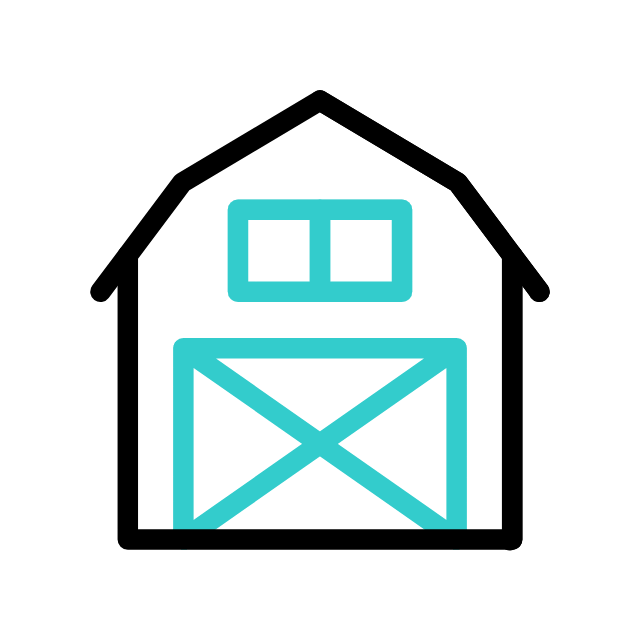
#> input picture images/asp/barn.gif, 640 x 640 px, found by its file name; its folder holds only this picture in this run
$ python main.py
#> lines starting #> are read from the running program, lines starting #| are printed output that depends on the picture
import os

import numpy as np
from PIL import Image

IMG_PATH = '/Users/tincya/Desktop/space-play/expd/images/asp'
IMG_DST_PATH = '/Users/tincya/Desktop/space-play/expd/images/asp_brand'


# [5 lines of commented-out code are left out]

def process_image(src_folder, file_name, dst_folder):
#> called with file_name = 'barn.gif'
    original = Image.open(os.path.join(src_folder, file_name))
#> original is the input picture: PIL image 640x640 P; mean R, G, B, A 217.6, 231, 231, 255

    new_gif = []
    new_gif_duration = []
    for frame_num in range(original.n_frames):
        original.seek(frame_num)

        new_frame = Image.new('RGBA', original.size)
        new_frame.paste(original)

        # [8 lines of commented-out code are left out]
        data = np.array(new_frame)
        r1, g1, b1 = 51, 204, 204  # Original value
        r2, g2, b2, a2 = 148, 101, 41, 255  # Value that we want to replace it with

        red, green, blue, alpha = data[:, :, 0], data[:, :, 1], data[:, :, 2], data[:, :, 3]
        mask = ((red <= r1 + 50) | (r1 <= red + 50)) \
               & ((green - g1 <= 50) | (g1 - green <= 50)) \
               & ((blue <= b1 + 50) | (b1 <= blue + 50))
        data[:, :, :4][mask] = [r2, g2, b2, a2]
        # END

        # new_gif.append(new_frame)
        new_gif.append(Image.fromarray(data))
        new_gif_duration.append(original.info['duration'])
#> this loop made 93 passes
#> pass 1, in process_image, `red, green, blue, alpha = data[:, :, 0], data[:, :, 1], data[:, :, 2],..`:
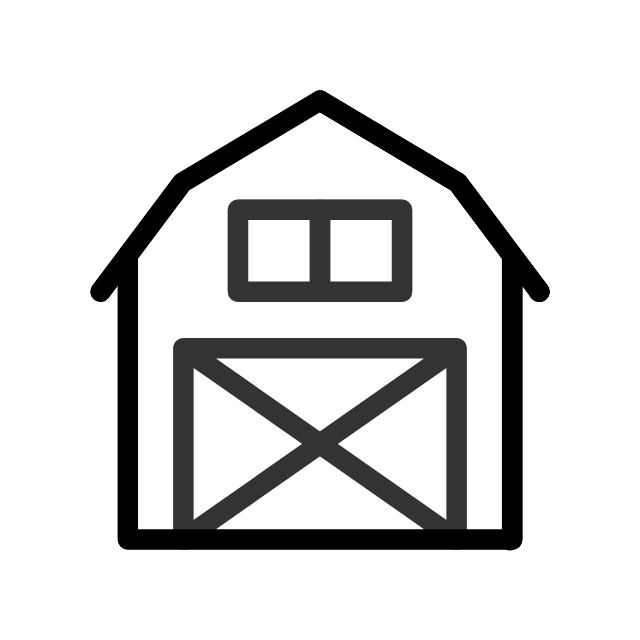
#> red: shape (640, 640); min 0, max 255, mean 217.6
#> pass 1, in process_image, `red, green, blue, alpha = data[:, :, 0], data[:, :, 1], data[:, :, 2],..`:
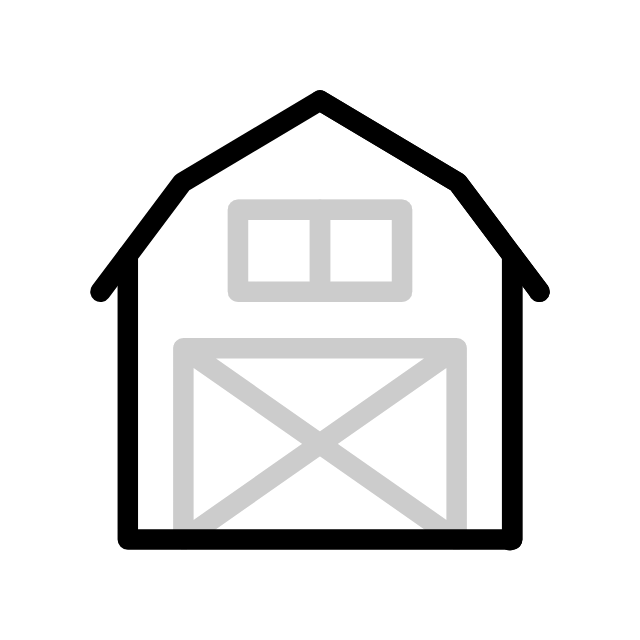
#> green: shape (640, 640); min 0, max 255, mean 231
#> after the loop:
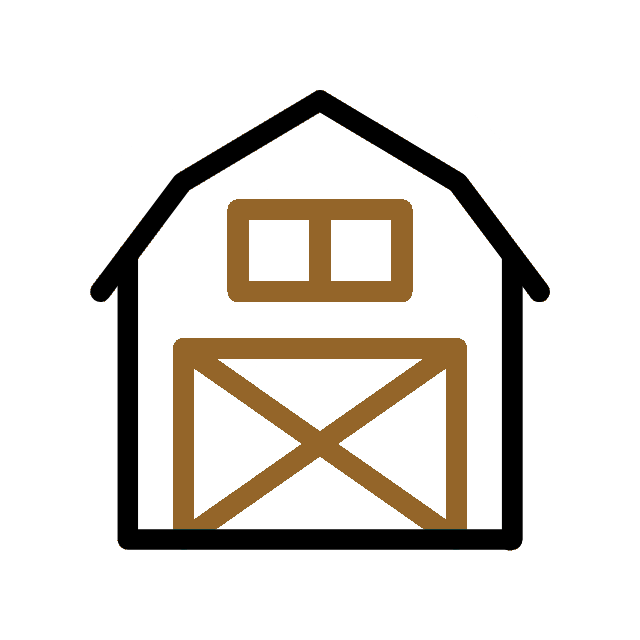
#> data: shape (640, 640, 4); mean R, G, B, A 225.8, 221.6, 216.2, 255
#> after the loop, new_gif = 93 items; new_gif_duration = 93 values from 20 to 560

    new_gif[0].save(
        os.path.join(dst_folder, file_name),
        append_images=new_gif[1:], save_all=True,
        duration=new_gif_duration, loop=0, optimize=False, disposal=original.disposal_method
    )


for fl in os.listdir(IMG_PATH):
    process_image(IMG_PATH, fl, IMG_DST_PATH)

$ run again, on images/asp/vegan.gif
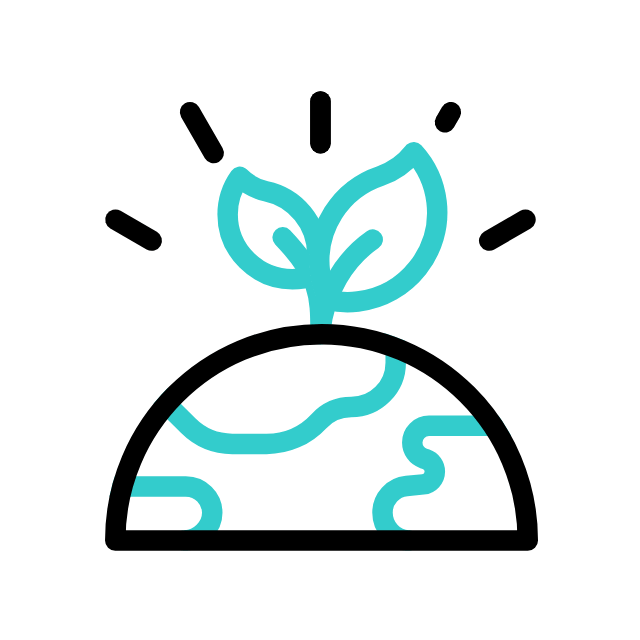
#> input picture images/asp/vegan.gif, 640 x 640 px, found by its file name
#> in process_image, original is the input picture: PIL image 640x640 P; mean R, G, B 223.8, 234.5, 234.5
#> the loop in process_image, `for frame_num in range(original.n_frames):` made 114 passes
#> pass 1, in process_image, `red, green, blue, alpha = data[:, :, 0], data[:, :, 1], data[:, :, 2],..`:
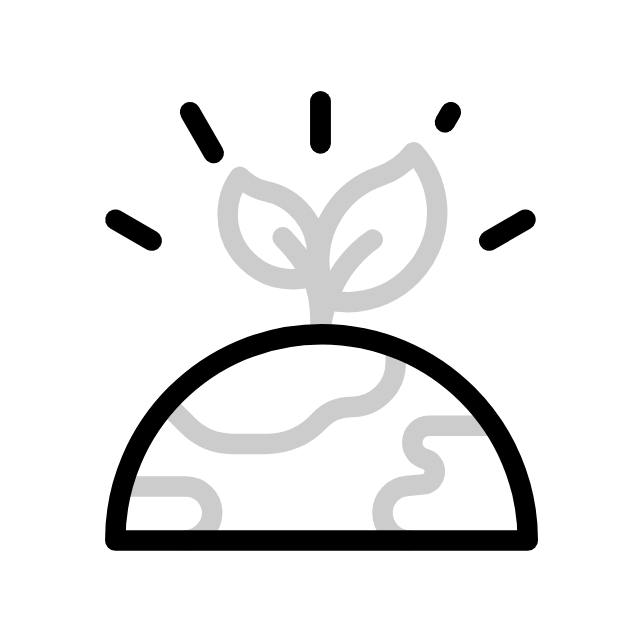
#> green: shape (640, 640); min 0, max 255, mean 234.5
#> after the loop in process_image, `for frame_num in range(original.n_frames):`:
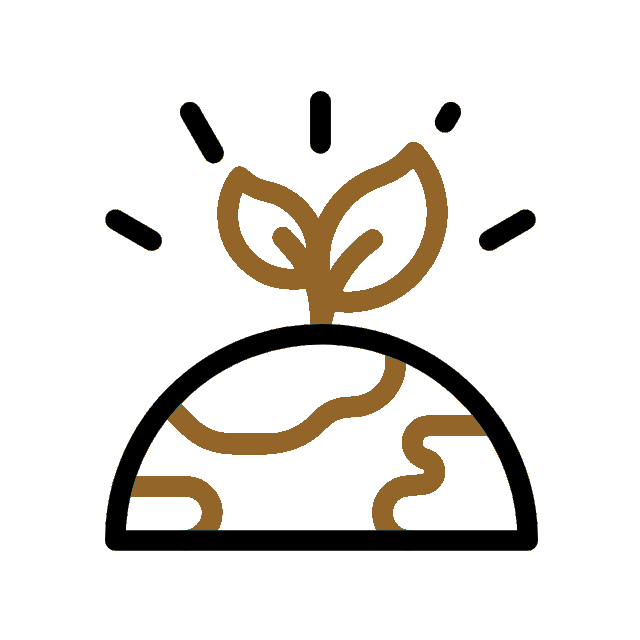
#> data: shape (640, 640, 4); mean R, G, B, A 230.4, 227, 222.6, 255
#> after the loop in process_image, `for frame_num in range(original.n_frames):`: new_gif = 114 items; new_gif_duration = 114 values from 20 to 140

$ run again, on images/asp/boat.gif
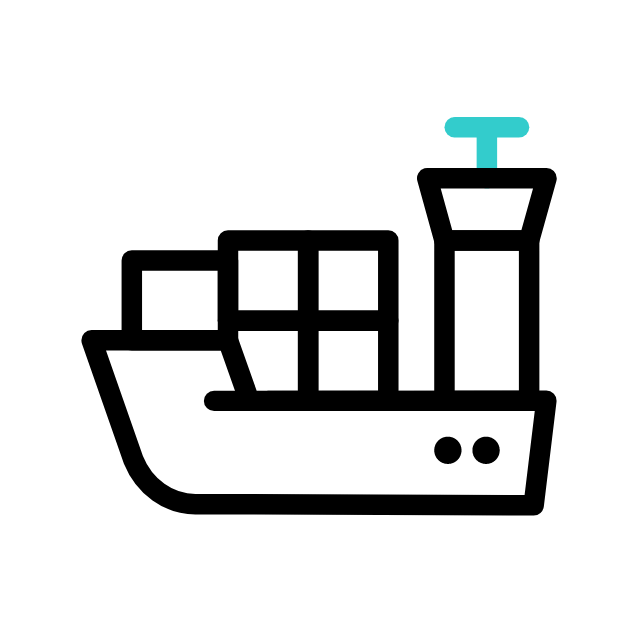
#> input picture images/asp/boat.gif, 640 x 640 px, found by its file name
#> in process_image, original is the input picture: PIL image 640x640 P; mean R, G, B, A 219.9, 220.8, 220.8, 255
#> after the loop in process_image, `for frame_num in range(original.n_frames):`: new_gif = 73 items; new_gif_duration = 73 values, max 70 at index 0, min 30 at index 1, mean 34.25
#> in process_image, `new_gif[0].save( os.path.join(dst_folder, file_name), append_images=ne..`:
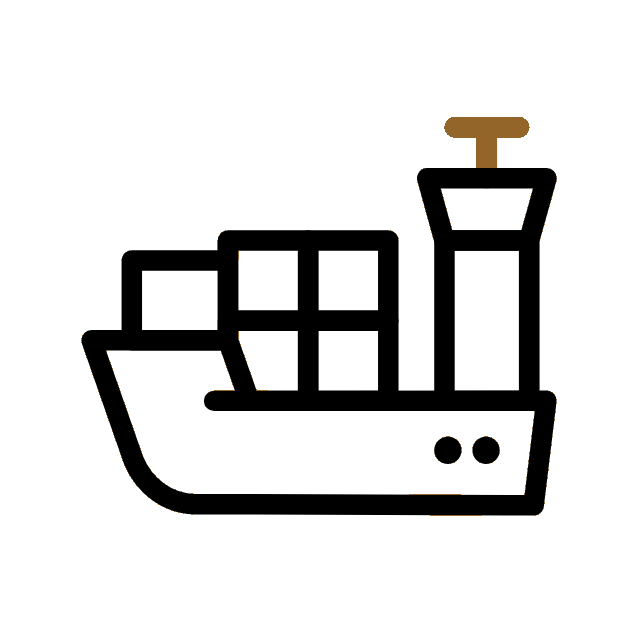
#> saved as boat.gif: PIL image 640x640 RGBA; mean R, G, B, A 220.4, 220.1, 219.7, 255

$ run again, on images/asp/farmer.gif
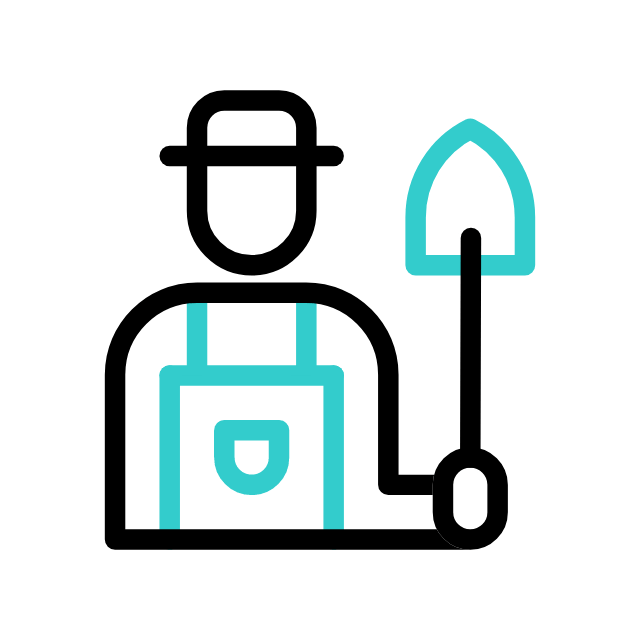
#> input picture images/asp/farmer.gif, 640 x 640 px, found by its file name
#> in process_image, original is the input picture: PIL image 640x640 P; mean R, G, B, A 216.4, 225.5, 225.5, 255
#> the loop in process_image, `for frame_num in range(original.n_frames):` made 74 passes
#> pass 1, in process_image, `red, green, blue, alpha = data[:, :, 0], data[:, :, 1], data[:, :, 2],..`:
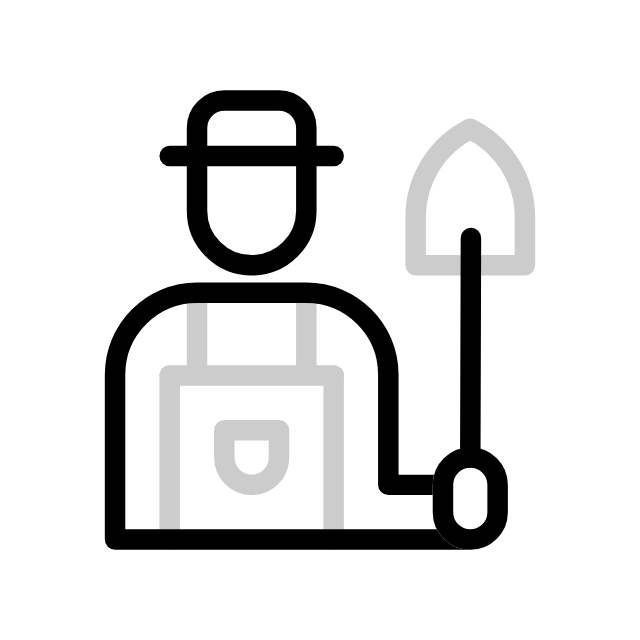
#> green: shape (640, 640); min 0, max 255, mean 225.5
#> after the loop in process_image, `for frame_num in range(original.n_frames):`:
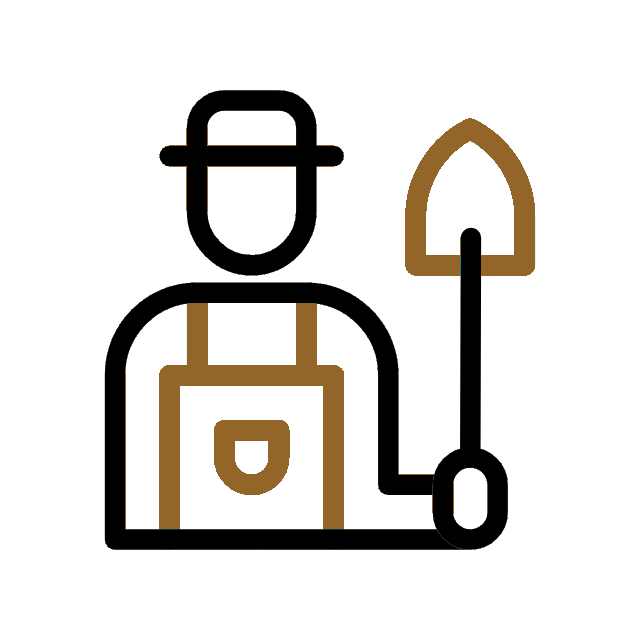
#> data: shape (640, 640, 4); mean R, G, B, A 221.9, 219, 215.2, 255
#> after the loop in process_image, `for frame_num in range(original.n_frames):`: new_gif = 74 items; new_gif_duration = 74 values from 20 to 940

$ run again, on images/asp/overpopulation.gif
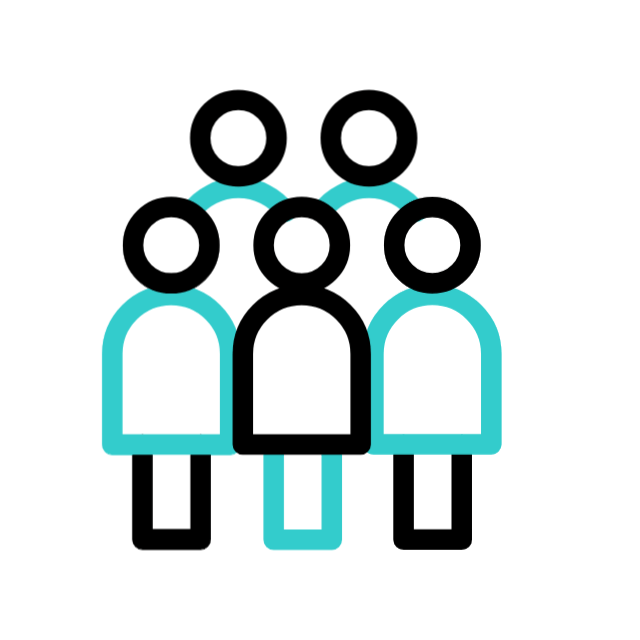
#> input picture images/asp/overpopulation.gif, 640 x 640 px, found by its file name
#> in process_image, original is the input picture: PIL image 640x640 P; mean R, G, B 215.3, 224.7, 224.7
#> the loop in process_image, `for frame_num in range(original.n_frames):` made 72 passes
#> pass 1, in process_image, `red, green, blue, alpha = data[:, :, 0], data[:, :, 1], data[:, :, 2],..`:
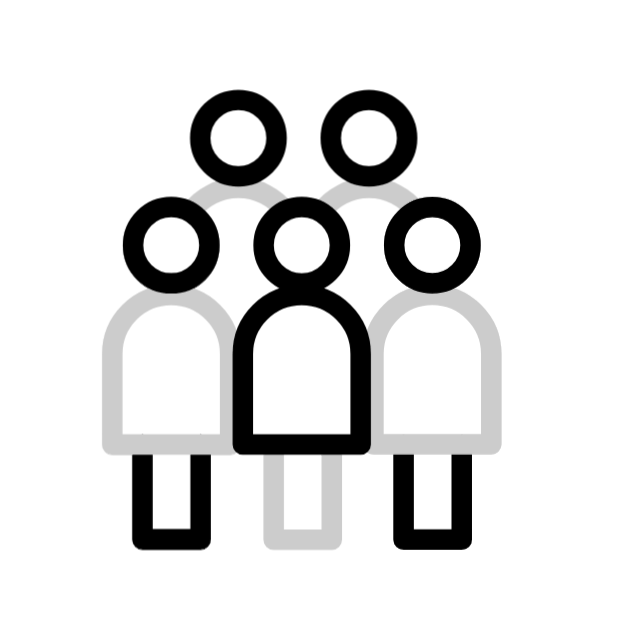
#> green: shape (640, 640); min 0, max 255, mean 224.7
#> after the loop in process_image, `for frame_num in range(original.n_frames):`:
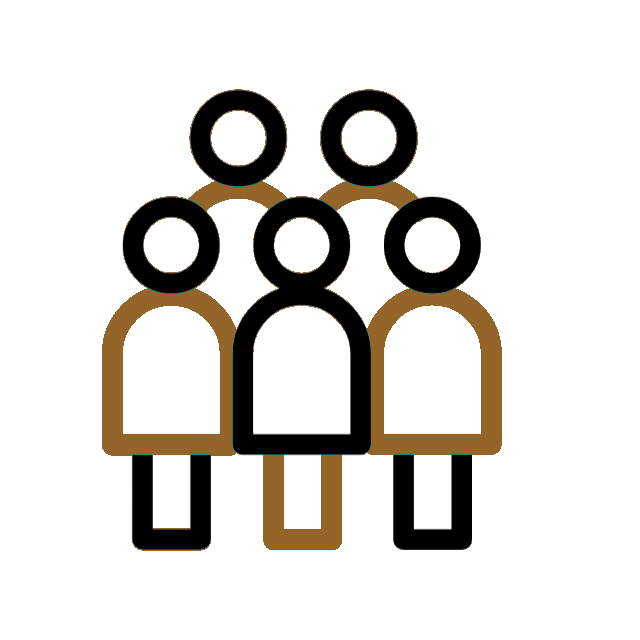
#> data: shape (640, 640, 4); mean R, G, B, A 220.9, 218, 214.2, 255
#> after the loop in process_image, `for frame_num in range(original.n_frames):`: new_gif = 72 items; new_gif_duration = 72 values, max 600 at index 48, min 20 at index 1, mean 35.56
